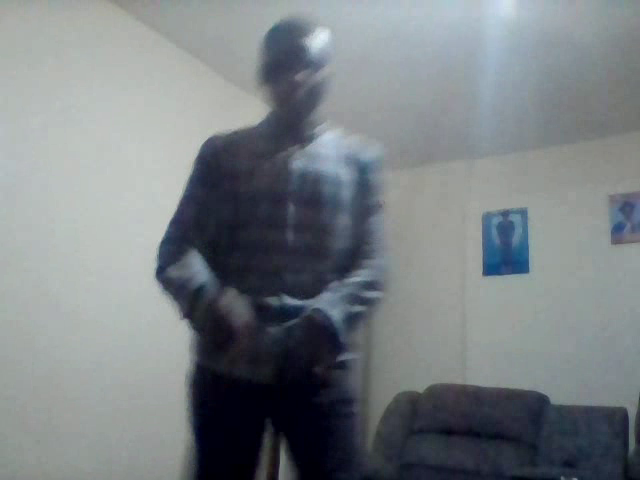
#> input picture frame 15 of motion_clip.avi, 640 x 480 px, given in place of the camera
$ python motion_detection.py
#> lines starting #> are read from the running program, lines starting #| are printed output that depends on the picture; after the words box and inside, x2 and y2 are one past the last pixel; in counts of white or black regions, pixels touching at a corner belong together
import cv2
import smtplib
import ssl
from email.mime.text import MIMEText
from email.mime.multipart import MIMEMultipart
from email.mime.base import MIMEBase
from email import encoders
from datetime import datetime
import os
from playsound import playsound
import time
import requests

# ---------------- WEMOS SETTINGS ----------------
WEMOS_IP = "http://192.168.100.200"  # change to your Wemos IP

def notify_wemos_fast():
    try:
        requests.get(f"{WEMOS_IP}/fast", timeout=2)
        print("[WEMOS] Set to FAST blink")
    except Exception as e:
        print(f"[WEMOS ERROR] {e}")

def notify_wemos_slow():
    try:
        requests.get(f"{WEMOS_IP}/slow", timeout=2)
        print("[WEMOS] Set to SLOW blink")
    except Exception as e:
        print(f"[WEMOS ERROR] {e}")

# ---------------- EMAIL SETTINGS ----------------
EMAIL_SENDER = "gregory@gmail.com"
EMAIL_PASSWORD = "wbuycpxo"   # consider env var later
EMAIL_RECEIVER = "gregory@gmail.com"

# ---------------- ALARM SETTINGS ----------------
ALARM_SOUND = "alarm.wav"

# ---------------- ROI SETTINGS ------------------
# Base ROI (outer boundary)
ROI_X, ROI_Y, ROI_W, ROI_H = 50, 50, 500, 400

# Zone margins (as % of ROI size) to create 3 concentric rectangles
MARGIN_ZONE2 = 0.15  # middle zone starts after 15% inset
MARGIN_ZONE3 = 0.35  # inner zone starts after 35% inset

# ---------------- VIDEO SETTINGS ----------------
VIDEO_DURATION = 30  # seconds for recorded clip
FRAME_WIDTH = 640
FRAME_HEIGHT = 480

# ---------------- TIMING / COOLDOWNS ------------
MOTION_TIMEOUT = 30  # keep Wemos fast for 30s after last motion
EMAIL_COOLDOWN = 60  # minimum seconds between emails
RECORD_COOLDOWN = 30 # minimum seconds between auto recordings for zone 2

# ---------------- STATE -------------------------
armed = False                 # entered zone 2
motion_detected = False
last_detection_time = 0
last_email_time = 0
last_record_zone2_time = 0

# ---------------- HELPERS -----------------------
def rect_from_margin(x, y, w, h, margin_ratio):
    mx = int(w * margin_ratio)
    my = int(h * margin_ratio)
    return (x + mx, y + my, w - 2 * mx, h - 2 * my)

def point_in_rect(px, py, rx, ry, rw, rh):
    return (px >= rx) and (py >= ry) and (px <= rx + rw) and (py <= ry + rh)

def get_zone_for_point(cx, cy):
    # Outer (Zone 1) is ROI, Middle (Zone 2) is ROI shrunk by MARGIN_ZONE2,
    # Inner (Zone 3) is ROI shrunk by MARGIN_ZONE3.
    z2 = rect_from_margin(ROI_X, ROI_Y, ROI_W, ROI_H, MARGIN_ZONE2)
    z3 = rect_from_margin(ROI_X, ROI_Y, ROI_W, ROI_H, MARGIN_ZONE3)
    if point_in_rect(cx, cy, *z3):
        return 3
    elif point_in_rect(cx, cy, *z2):
        return 2
    elif point_in_rect(cx, cy, ROI_X, ROI_Y, ROI_W, ROI_H):
        return 1
    else:
        return 0  # outside ROI

def get_side_relative_to_roi(cx, cy):
    # Determine which side of ROI the object is closest to
    # by splitting ROI into thirds
    left_third = ROI_X + ROI_W // 3
    right_third = ROI_X + (2 * ROI_W) // 3
    top_third = ROI_Y + ROI_H // 3
    bottom_third = ROI_Y + (2 * ROI_H) // 3

    if cx < left_third:
        return "Left"
    elif cx > right_third:
        return "Right"
    elif cy < top_third:
        return "Top"
    else:
        return "Bottom"

def draw_zones(frame):
    # Draw ROI and zone rectangles
    cv2.rectangle(frame, (ROI_X, ROI_Y), (ROI_X + ROI_W, ROI_Y + ROI_H), (255, 0, 0), 2)
    z2 = rect_from_margin(ROI_X, ROI_Y, ROI_W, ROI_H, MARGIN_ZONE2)
    z3 = rect_from_margin(ROI_X, ROI_Y, ROI_W, ROI_H, MARGIN_ZONE3)
    cv2.rectangle(frame, (z2[0], z2[1]), (z2[0] + z2[2], z2[1] + z2[3]), (0, 255, 255), 2)
    cv2.rectangle(frame, (z3[0], z3[1]), (z3[0] + z3[2], z3[1] + z3[3]), (0, 0, 255), 2)
    cv2.putText(frame, "Zone1", (ROI_X+5, ROI_Y-10), cv2.FONT_HERSHEY_SIMPLEX, 0.5, (255,0,0), 1)
    cv2.putText(frame, "Zone2", (z2[0]+5, z2[1]-10), cv2.FONT_HERSHEY_SIMPLEX, 0.5, (0,255,255), 1)
    cv2.putText(frame, "Zone3", (z3[0]+5, z3[1]-10), cv2.FONT_HERSHEY_SIMPLEX, 0.5, (0,0,255), 1)

def annotate_frame(frame, text):
    cv2.putText(frame, text, (10, 25), cv2.FONT_HERSHEY_SIMPLEX, 0.7, (50, 255, 50), 2)
    cv2.putText(frame, datetime.now().strftime("%Y-%m-%d %H:%M:%S"),
                (10, FRAME_HEIGHT - 10), cv2.FONT_HERSHEY_SIMPLEX, 0.5, (200, 200, 200), 1)

# ---------------- EMAIL + ALARM + RECORD --------
def send_email_alert(video_path, zone, side):
    subject = f"Intrusion Alert - Zone {zone} ({side})"
    body = (
        f"Motion detected at {datetime.now().strftime('%Y-%m-%d %H:%M:%S')}\n"
        f"Zone: {zone}\n"
        f"Entry Side: {side}\n"
        f"ROI: x={ROI_X}, y={ROI_Y}, w={ROI_W}, h={ROI_H}\n"
        f"Clip: {os.path.basename(video_path)}\n"
    )

    msg = MIMEMultipart()
    msg["From"] = EMAIL_SENDER
    msg["To"] = EMAIL_RECEIVER
    msg["Subject"] = subject
    msg.attach(MIMEText(body, "plain"))

    try:
        with open(video_path, "rb") as attachment:
            part = MIMEBase("application", "octet-stream")
            part.set_payload(attachment.read())
        encoders.encode_base64(part)
        part.add_header("Content-Disposition", f"attachment; filename={os.path.basename(video_path)}")
        msg.attach(part)

        context = ssl.create_default_context()
        with smtplib.SMTP_SSL("smtp.gmail.com", 465, context=context) as server:
            server.login(EMAIL_SENDER, EMAIL_PASSWORD)
            server.sendmail(EMAIL_SENDER, EMAIL_RECEIVER, msg.as_string())
        print("[EMAIL] Alert sent with video clip.")
    except Exception as e:
        print(f"[EMAIL ERROR] {e}")

def activate_alarm():
    if os.path.exists(ALARM_SOUND):
        print("[ALARM] Playing alarm sound...")
        playsound(ALARM_SOUND)
    else:
        print("[ALARM] Alarm sound file not found!")

def record_video(overlay_text=""):
    if not os.path.exists("clips"):
        os.makedirs("clips")

    filename = os.path.join("clips", f"motion_{datetime.now().strftime('%Y%m%d_%H%M%S')}.avi")
    print(f"[VIDEO] Recording clip: {filename}")

    fourcc = cv2.VideoWriter_fourcc(*'XVID')
    out = cv2.VideoWriter(filename, fourcc, 20.0, (FRAME_WIDTH, FRAME_HEIGHT))
    start_time = time.time()

    while time.time() - start_time < VIDEO_DURATION:
        ret, frame = cap.read()
        if not ret:
            break
        # Burn overlay info into each frame
        annotate_frame(frame, overlay_text)
        out.write(frame)

    out.release()
    print("[VIDEO] Clip saved.")
    return filename

# ---------------- MOTION PIPELINE ----------------
cap = cv2.VideoCapture(2)  # adjust index as needed
cap.set(3, FRAME_WIDTH)
cap.set(4, FRAME_HEIGHT)
ret, frame1 = cap.read()
#> frame1 is the input picture: shape (480, 640, 3); mean B, G, R 132, 128.2, 122
ret, frame2 = cap.read()
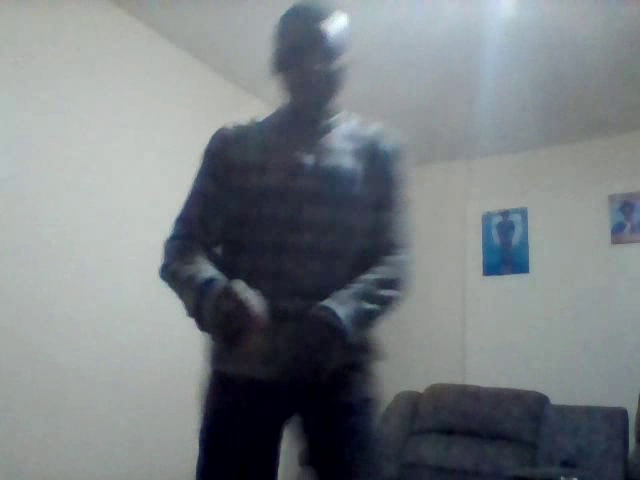
#> input picture frame 16 of motion_clip.avi, 640 x 480 px, given in place of the camera
#> frame2 is the input picture: shape (480, 640, 3); mean B, G, R 131.2, 127.2, 121

if not ret:
    print("[ERROR] Camera not available.")
    cap.release()
    raise SystemExit

fgbg = cv2.createBackgroundSubtractorMOG2()  # more robust than raw diff

while cap.isOpened():
    # Compute motion mask
    diff = cv2.absdiff(frame1, frame2)
    gray = cv2.cvtColor(diff, cv2.COLOR_BGR2GRAY)
    blur = cv2.GaussianBlur(gray, (5, 5), 0)
    _, thresh = cv2.threshold(blur, 20, 255, cv2.THRESH_BINARY)
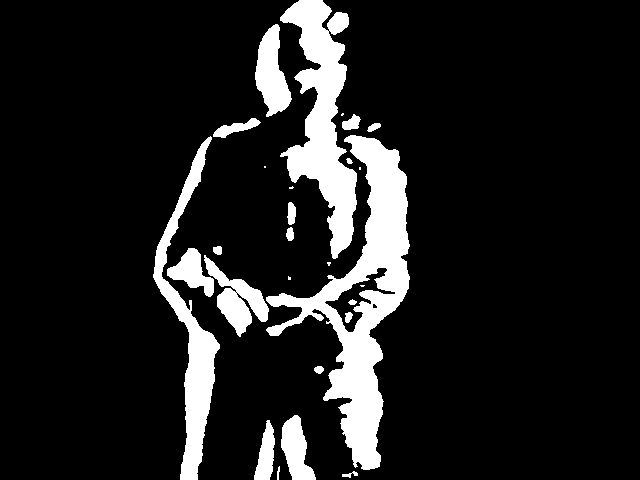
#> thresh: shape (480, 640); 12.3% white; 27 white regions (7 under 20 px), largest, box (x1, y1, x2, y2) and area: (266, 135, 410, 470) 14527, (280, 0, 357, 259) 9075, (153, 136, 220, 480) 5790
    dilated = cv2.dilate(thresh, None, iterations=3)
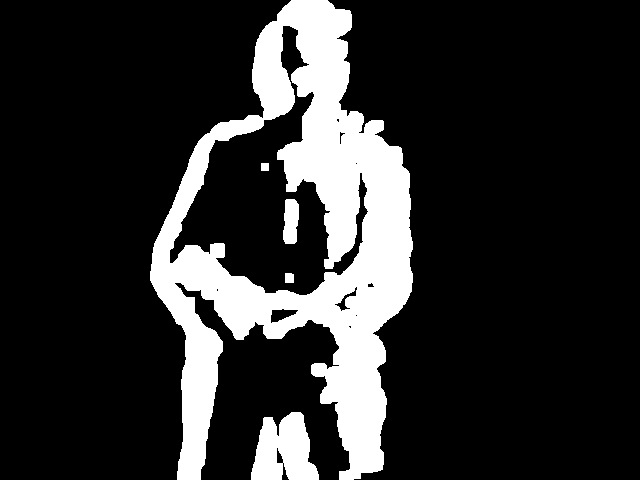
#> dilated: shape (480, 640); 17.7% white; 5 white regions
    contours, _ = cv2.findContours(dilated, cv2.RETR_TREE, cv2.CHAIN_APPROX_SIMPLE)
#> contours = 16 contours, 5 with area under 20; largest, box (x1, y1, x2, y2) and area: (150, 0, 413, 480) 68780, (169, 25, 369, 296) 19600, (251, 412, 319, 480) 3154, (283, 199, 299, 244) 550, (270, 308, 299, 324) 249

    draw_zones(frame1)
#> in draw_zones, `cv2.putText(frame, "Zone1", (ROI_X+5, ROI_Y-10), cv2.FONT_HERSHEY_SIMP..`: frame: shape (480, 640, 3); mean B, G, R 131.9, 126.8, 122.2
#> in draw_zones, `cv2.putText(frame, "Zone2", (z2[0]+5, z2[1]-10), cv2.FONT_HERSHEY_SIMP..`:
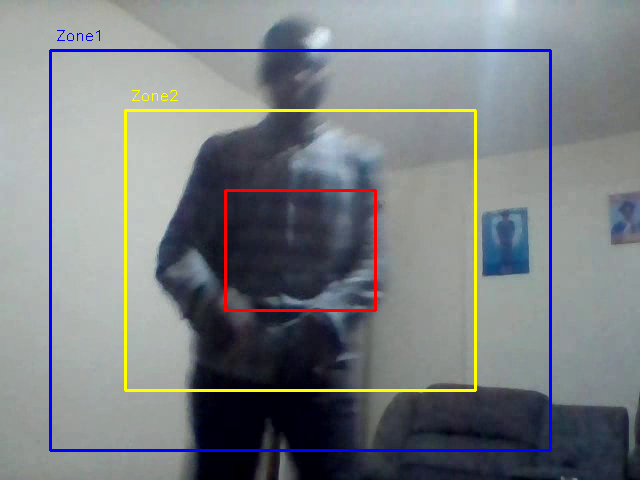
#> frame: shape (480, 640, 3); mean B, G, R 131.8, 126.8, 122.2
#> in draw_zones, `cv2.putText(frame, "Zone3", (z3[0]+5, z3[1]-10), cv2.FONT_HERSHEY_SIMP..`: frame: shape (480, 640, 3); 0.04% of pixels changed, all inside (x1, y1, x2, y2) = (232, 170, 278, 181)

    detected = False
    highest_zone_hit = 0
    zone_side = "Unknown"
    largest_area = 0
    chosen_box = None

    # Evaluate contours inside ROI
    for contour in contours:
        area = cv2.contourArea(contour)
        if area < 5000:
            continue

        (x, y, w, h) = cv2.boundingRect(contour)
        cx, cy = x + w // 2, y + h // 2

        # Only consider motion whose center is inside ROI (any zone)
        if point_in_rect(cx, cy, ROI_X, ROI_Y, ROI_W, ROI_H):
            detected = True
            zone = get_zone_for_point(cx, cy)

            # Choose the dominant (largest) target this frame
            if area > largest_area:
                largest_area = area
                highest_zone_hit = zone
                zone_side = get_side_relative_to_roi(cx, cy)
                chosen_box = (x, y, w, h)
#> this loop made 16 passes
#> (area, x, y, w, h, cx, cy, detected) on pass 3: (68780.5, 150, 0, 263, 480, 281, 240, True)
#> (area, x, y, w, h, cx, cy, detected) on pass 13: (19600, 169, 25, 200, 271, 269, 160, True)
#> after the loop, highest_zone_hit = 3; largest_area = 68780.5

    # Draw chosen target and annotate current status
    if chosen_box is not None:
        x, y, w, h = chosen_box
#> x = 150; y = 0; w = 263; h = 480
        color = (0, 255, 0) if highest_zone_hit == 1 else (0, 255, 255) if highest_zone_hit == 2 else (0, 0, 255)
#> color = (0, 0, 255)
        cv2.rectangle(frame1, (x, y), (x + w, y + h), color, 2)
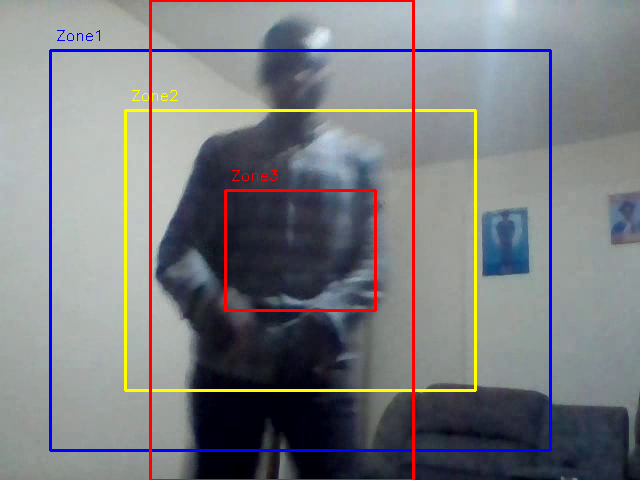
#> frame1: shape (480, 640, 3); mean B, G, R 130, 125, 123.6
        info = f"ZONE {highest_zone_hit} | {zone_side}"
#> info = 'ZONE 3 | Bottom'
        annotate_frame(frame1, info)

    now = time.time()

    # --- Zone Actions ---
    if detected:
        last_detection_time = now
        if highest_zone_hit == 1:
            # Zone 1: detect only (no actions)
            pass

        elif highest_zone_hit == 2:
            # Zone 2: Arm & record small clip (cooldown to avoid spam), Wemos fast
            if not armed:
                print("[STATE] System ARMED (Zone 2).")
            armed = True
            notify_wemos_fast()

            if now - last_record_zone2_time > RECORD_COOLDOWN:
                overlay = f"ARMED Z2 | {zone_side}"
                _ = record_video(overlay_text=overlay)
                last_record_zone2_time = now

        elif highest_zone_hit == 3:
            # Zone 3: Alarm + record + email (respect cooldown)
            if not armed:
                print("[STATE] Auto-arming due to Zone 3.")
            armed = True
            notify_wemos_fast()
            activate_alarm()

            if now - last_email_time > EMAIL_COOLDOWN:
                overlay = f"ALERT Z3 | {zone_side}"
#> overlay = 'ALERT Z3 | Bottom'
                video_file = record_video(overlay_text=overlay)
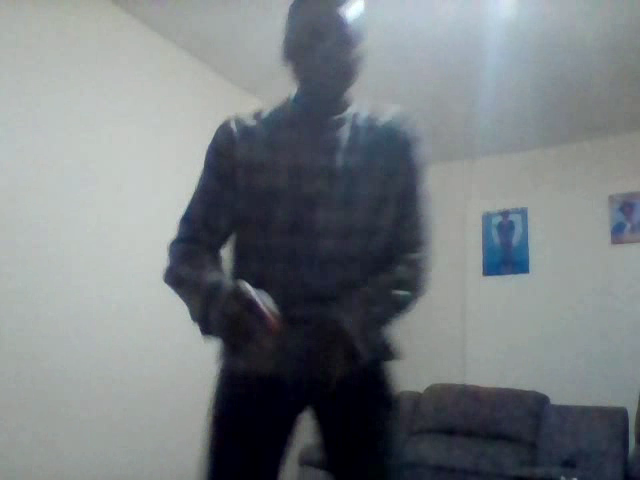
#> input picture frame 17 of motion_clip.avi, 640 x 480 px, given in place of the camera
#> in record_video, frame is the input picture: shape (480, 640, 3); mean B, G, R 129.1, 125.3, 119.4
#> call 2 of annotate_frame, with text = 'ALERT Z3 | Bottom'
#> in annotate_frame (call 2), `cv2.putText(frame, datetime.now().strftime("%Y-%m-%d %H:%M:%S"), (10, ..`:
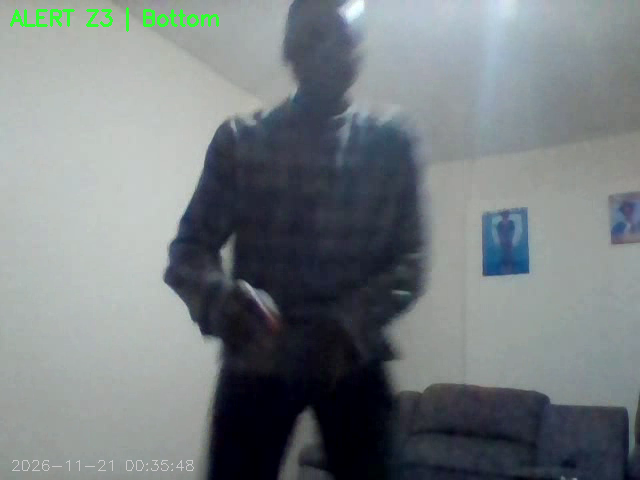
#> frame: shape (480, 640, 3); mean B, G, R 128.6, 125.8, 118.9
                send_email_alert(video_file, zone=3, side=zone_side)
                last_email_time = now

        motion_detected = True

    # If no current detection but we were previously in motion:
    if not detected and motion_detected:
        # Keep Wemos fast blinking for MOTION_TIMEOUT after last detection
        if now - last_detection_time > MOTION_TIMEOUT:
            motion_detected = False
            armed = False
            notify_wemos_slow()
            print("[STATE] Idle (no motion).")

    # Show live
    cv2.imshow("Motion Detector - 3 Zone", frame1)

    # Advance frames
    frame1 = frame2
    ret, frame2 = cap.read()
    if not ret:
        print("[ERROR] Camera feed lost.")
        break

    if cv2.waitKey(10) == ord('q'):
        break

cap.release()
cv2.destroyAllWindows()

$ run again, starting later in the video
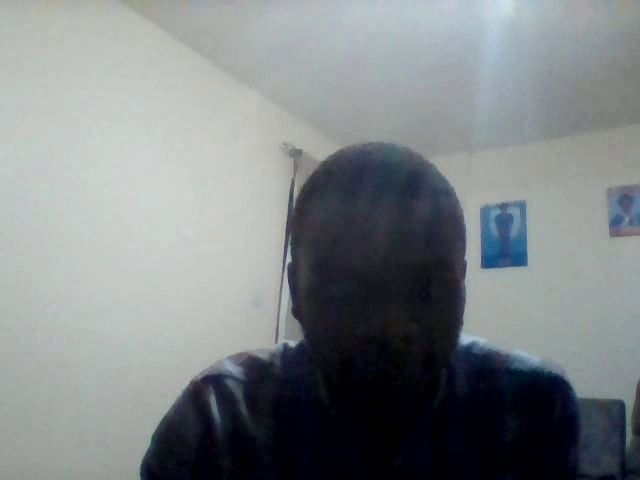
#> input picture frame 67 of motion_clip.avi, 640 x 480 px, given in place of the camera
#> frame1 is the input picture: shape (480, 640, 3); mean B, G, R 134.9, 132.6, 127.4
#> `_, thresh = cv2.threshold(blur, 20, 255, cv2.THRESH_BINARY)`:
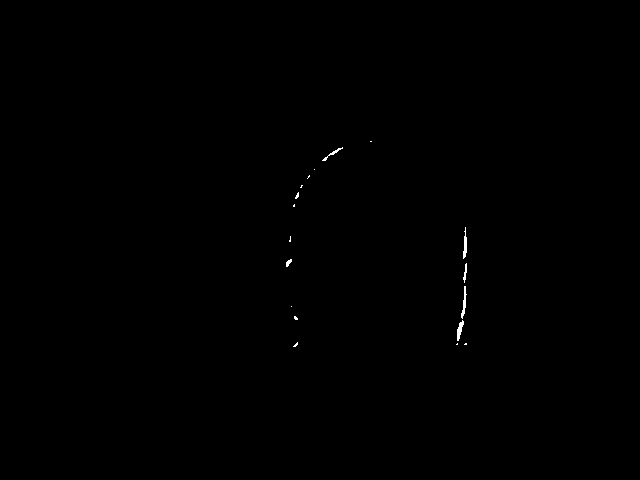
#> thresh: shape (480, 640); 0.14% white in thin lines or dots, all inside (x1, y1, x2, y2) = (286, 141, 467, 347)
#> dilated: shape (480, 640); 0.79% white; 9 white regions
#> contours = 9 contours; largest, box (x1, y1, x2, y2) and area: (453, 224, 470, 348) 1078, (290, 166, 318, 210) 319, (319, 144, 346, 164) 262, (283, 256, 295, 270) 126, (290, 339, 301, 350) 90
#> the loop `for contour in contours:` made 9 passes
#> area on passes 1, 2, 4, 5, 6, 7, 8: 90, 78.5, 126.5, 73.5, 1077.5, 319, 262.5
#> after the loop `for contour in contours:`: highest_zone_hit = 0; zone_side = 'Unknown'
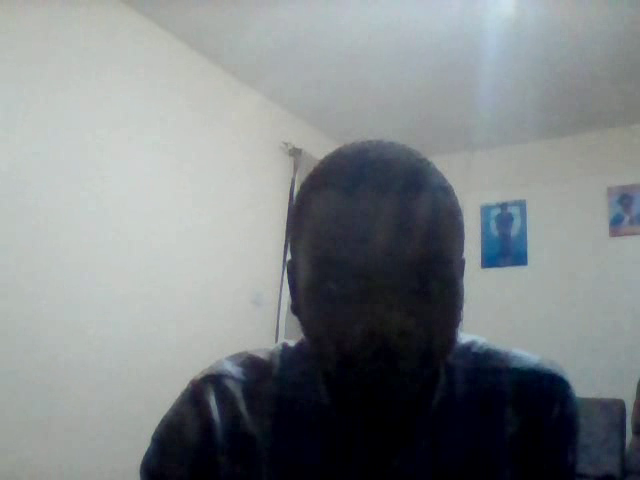
#> input picture frame 69 of motion_clip.avi, 640 x 480 px, given in place of the camera
#> frame2 is the input picture: shape (480, 640, 3); mean B, G, R 134.9, 132.5, 127.3
